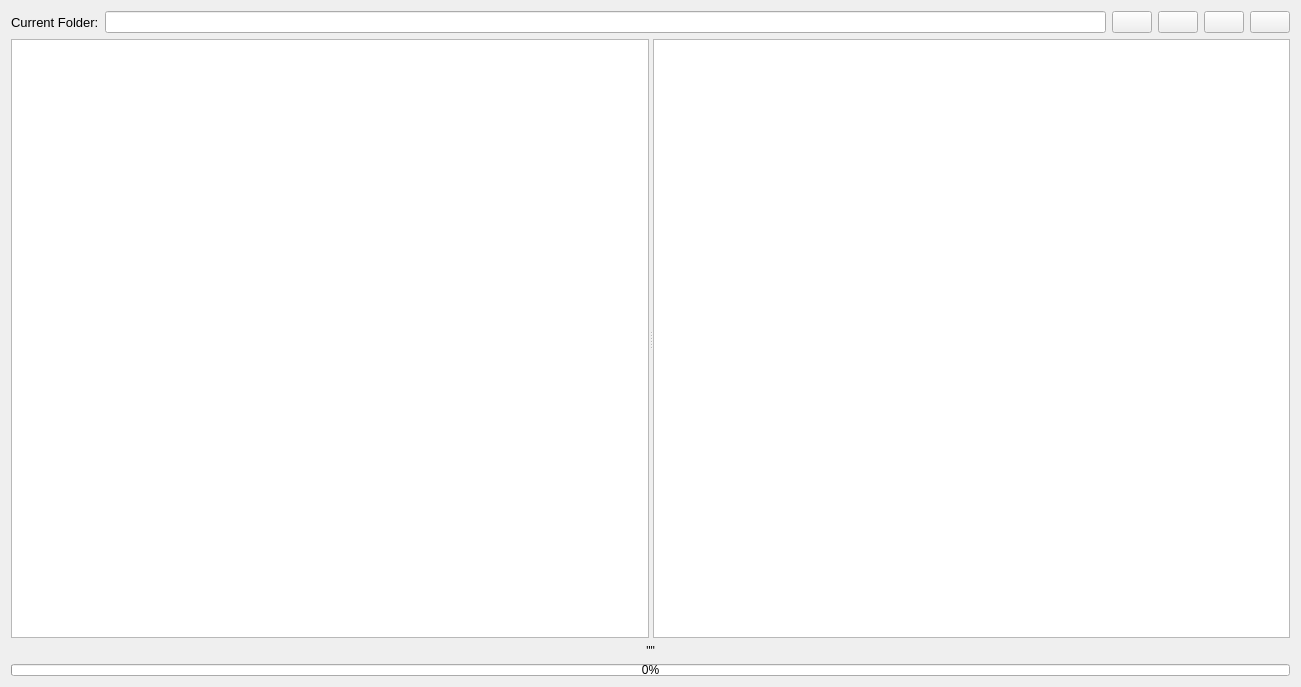
<?xml version="1.0" encoding="UTF-8"?>
<ui version="4.0">
 <class>Form</class>
 <widget class="QWidget" name="Form">
  <property name="geometry">
   <rect>
    <x>0</x>
    <y>0</y>
    <width>1301</width>
    <height>687</height>
   </rect>
  </property>
  <property name="windowTitle">
   <string>Form</string>
  </property>
  <property name="styleSheet">
   <string notr="true"/>
  </property>
  <layout class="QGridLayout" name="gridLayout">
   <item row="0" column="0">
    <layout class="QHBoxLayout" name="horizontalLayout">
     <item>
      <widget class="QLabel" name="label">
       <property name="font">
        <font>
         <pointsize>10</pointsize>
        </font>
       </property>
       <property name="text">
        <string>Current Folder:</string>
       </property>
      </widget>
     </item>
     <item>
      <widget class="QLineEdit" name="currentFolder">
       <property name="clearButtonEnabled">
        <bool>true</bool>
       </property>
      </widget>
     </item>
     <item>
      <widget class="QPushButton" name="pasteButton">
       <property name="text">
        <string/>
       </property>
      </widget>
     </item>
     <item>
      <widget class="QPushButton" name="copyButton">
       <property name="text">
        <string/>
       </property>
      </widget>
     </item>
     <item>
      <widget class="QPushButton" name="upButton">
       <property name="text">
        <string/>
       </property>
      </widget>
     </item>
     <item>
      <widget class="QPushButton" name="goButton">
       <property name="text">
        <string/>
       </property>
      </widget>
     </item>
    </layout>
   </item>
   <item row="1" column="0">
    <layout class="QVBoxLayout" name="verticalLayout">
     <item>
      <widget class="QSplitter" name="splitter">
       <property name="enabled">
        <bool>true</bool>
       </property>
       <property name="sizePolicy">
        <sizepolicy hsizetype="MinimumExpanding" vsizetype="Expanding">
         <horstretch>0</horstretch>
         <verstretch>0</verstretch>
        </sizepolicy>
       </property>
       <property name="font">
        <font/>
       </property>
       <property name="orientation">
        <enum>Qt::Horizontal</enum>
       </property>
       <property name="opaqueResize">
        <bool>true</bool>
       </property>
       <widget class="QTreeView" name="treeDirs">
        <property name="sizePolicy">
         <sizepolicy hsizetype="Expanding" vsizetype="Expanding">
          <horstretch>0</horstretch>
          <verstretch>0</verstretch>
         </sizepolicy>
        </property>
        <property name="minimumSize">
         <size>
          <width>256</width>
          <height>0</height>
         </size>
        </property>
        <property name="focusPolicy">
         <enum>Qt::NoFocus</enum>
        </property>
        <property name="contextMenuPolicy">
         <enum>Qt::CustomContextMenu</enum>
        </property>
        <property name="alternatingRowColors">
         <bool>false</bool>
        </property>
        <property name="selectionMode">
         <enum>QAbstractItemView::ExtendedSelection</enum>
        </property>
        <property name="textElideMode">
         <enum>Qt::ElideMiddle</enum>
        </property>
        <property name="uniformRowHeights">
         <bool>true</bool>
        </property>
        <property name="itemsExpandable">
         <bool>true</bool>
        </property>
        <property name="sortingEnabled">
         <bool>true</bool>
        </property>
        <property name="headerHidden">
         <bool>false</bool>
        </property>
       </widget>
       <widget class="QTreeView" name="listFiles">
        <property name="sizePolicy">
         <sizepolicy hsizetype="MinimumExpanding" vsizetype="Expanding">
          <horstretch>0</horstretch>
          <verstretch>0</verstretch>
         </sizepolicy>
        </property>
        <property name="contextMenuPolicy">
         <enum>Qt::CustomContextMenu</enum>
        </property>
        <property name="selectionMode">
         <enum>QAbstractItemView::ExtendedSelection</enum>
        </property>
        <property name="rootIsDecorated">
         <bool>false</bool>
        </property>
        <property name="uniformRowHeights">
         <bool>true</bool>
        </property>
        <property name="itemsExpandable">
         <bool>false</bool>
        </property>
        <property name="sortingEnabled">
         <bool>true</bool>
        </property>
        <property name="wordWrap">
         <bool>false</bool>
        </property>
        <property name="expandsOnDoubleClick">
         <bool>false</bool>
        </property>
       </widget>
      </widget>
     </item>
     <item>
      <widget class="QLabel" name="messages">
       <property name="maximumSize">
        <size>
         <width>16777215</width>
         <height>18</height>
        </size>
       </property>
       <property name="font">
        <font/>
       </property>
       <property name="styleSheet">
        <string notr="true"/>
       </property>
       <property name="text">
        <string>&quot;&quot;</string>
       </property>
       <property name="alignment">
        <set>Qt::AlignCenter</set>
       </property>
      </widget>
     </item>
     <item>
      <widget class="QProgressBar" name="progressBar">
       <property name="sizePolicy">
        <sizepolicy hsizetype="Expanding" vsizetype="Preferred">
         <horstretch>0</horstretch>
         <verstretch>0</verstretch>
        </sizepolicy>
       </property>
       <property name="maximumSize">
        <size>
         <width>16777215</width>
         <height>12</height>
        </size>
       </property>
       <property name="value">
        <number>0</number>
       </property>
      </widget>
     </item>
    </layout>
   </item>
  </layout>
 </widget>
 <resources/>
 <connections/>
</ui>
